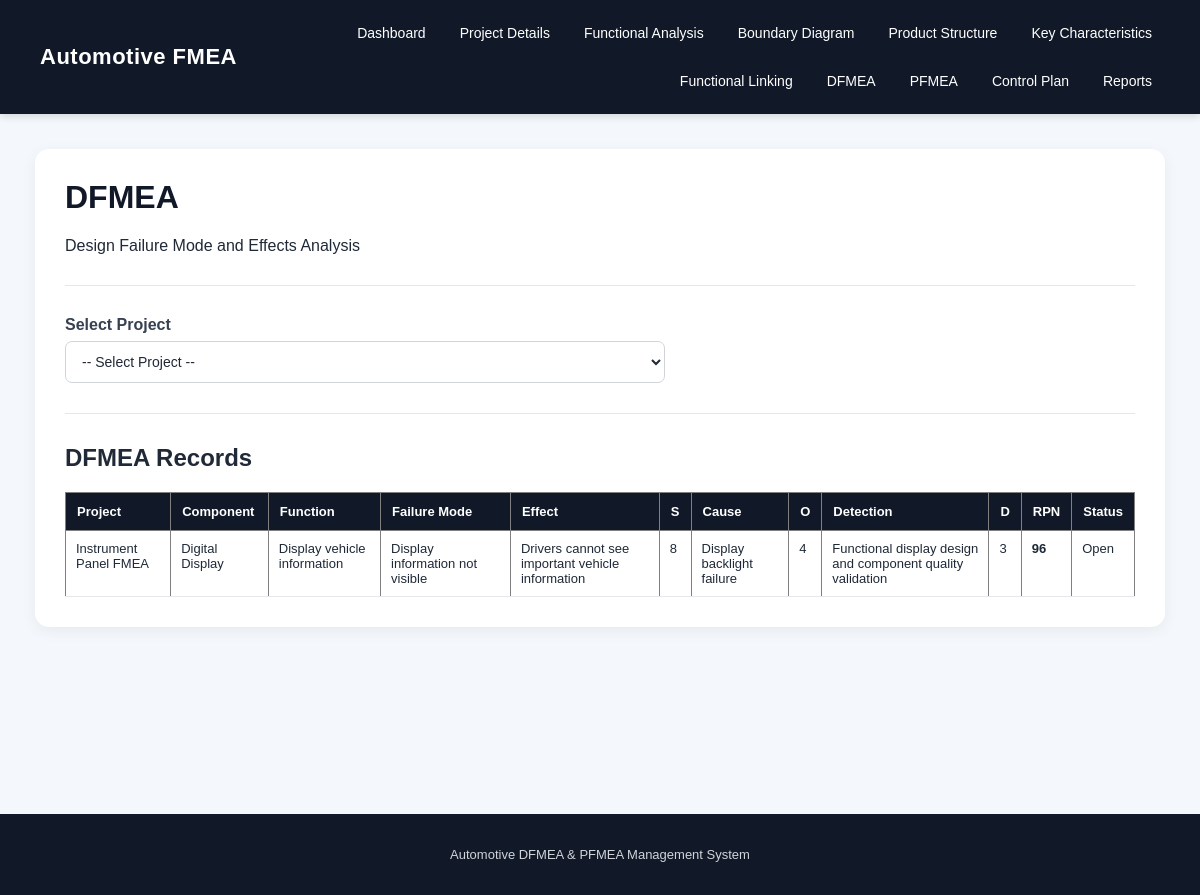
The page /dfmea on the database its author committed.
### tables this page shows
CREATE TABLE dfmea (
            id INTEGER PRIMARY KEY AUTOINCREMENT,
            project_id INTEGER,
            component_id INTEGER,
            function TEXT,
            failure_mode TEXT,
            failure_effect TEXT,
            severity INTEGER,
            cause TEXT,
            occurrence INTEGER,
            prevention_control TEXT,
            detection_control TEXT,
            detection INTEGER,
            rpn INTEGER,
            recommended_action TEXT,
            responsibility TEXT,
            target_date TEXT,
            action_status TEXT,
            FOREIGN KEY (project_id) REFERENCES projects(id),
            FOREIGN KEY (component_id) REFERENCES product_structure(id)
        );

CREATE TABLE projects (
            id INTEGER PRIMARY KEY AUTOINCREMENT,
            project_name TEXT NOT NULL,
            product_name TEXT,
            customer TEXT,
            project_number TEXT,
            created_date TEXT
        );

CREATE TABLE product_structure (
            id INTEGER PRIMARY KEY AUTOINCREMENT,
            project_id INTEGER NOT NULL,
            parent_id INTEGER,
            component_name TEXT NOT NULL,
            component_type TEXT,
            label TEXT,
            part_number TEXT,
            level INTEGER DEFAULT 0,
            description TEXT,
            FOREIGN KEY (project_id) REFERENCES projects(id),
            FOREIGN KEY (parent_id) REFERENCES product_structure(id)
        );

### app.py (the view, shortened to what this page needs)
@app.route("/dfmea", methods=["GET", "POST"])
def dfmea():
    conn = get_db()
    selected_project_id = request.args.get(
        "project_id",
        ""
    )
    projects = conn.execute("""
        SELECT
            id,
            project_name,
            product_name
        FROM projects
        ORDER BY id DESC
    """).fetchall()
    if selected_project_id:
        components = conn.execute("""
            SELECT
                id,
                component_name,
                component_type,
                part_number,
                level
            FROM product_structure
            WHERE project_id = ?
            ORDER BY level, id
        """, (
            selected_project_id,
        )).fetchall()
    else:
        components = []
    records = conn.execute("""
        SELECT
            d.*,
            p.project_name,
            ps.component_name
        FROM dfmea AS d

        LEFT JOIN projects AS p
            ON d.project_id = p.id

        LEFT JOIN product_structure AS ps
            ON d.component_id = ps.id

        ORDER BY d.id DESC
    """).fetchall()
    conn.close()
    return render_template(
        "dfmea.html",
        projects=projects,
        components=components,
        records=records,
        selected_project_id=selected_project_id
    )

### app.py (called while the page is built)
def get_db():
    os.makedirs("database", exist_ok=True)
    conn = sqlite3.connect(DATABASE)
    conn.row_factory = sqlite3.Row
    return conn

### templates/dfmea.html (shortened to what this page needs)
{% extends "base.html" %}
{% block content %}
<div class="container">
    <h1>DFMEA</h1>
    <p>
        Design Failure Mode and Effects Analysis
    </p>
    <hr>
    <form method="GET" action="{{ url_for('dfmea') }}">
        <label><b>Select Project</b></label>
        <select name="project_id" onchange="this.form.submit()" required>
            <option value="">-- Select Project --</option>
        </select>
    </form>
    <hr>
    <h2>DFMEA Records</h2>
    {% if records %}
    <table border="1"
           cellpadding="8"
           cellspacing="0"
           width="100%">
        <tr>
            <th>Project</th>
            <th>Component</th>
            <th>Function</th>
            <th>Failure Mode</th>
            <th>Effect</th>
            <th>S</th>
            <th>Cause</th>
            <th>O</th>
            <th>Detection</th>
            <th>D</th>
            <th>RPN</th>
            <th>Status</th>
        </tr>
        {% for record in records %}
        <tr>
            <td>{{ record['project_name'] }}</td>
            <td>{{ record['component_name'] }}</td>
            <td>{{ record['function'] }}</td>
            <td>{{ record['failure_mode'] }}</td>
            <td>{{ record['failure_effect'] }}</td>
            <td>{{ record['severity'] }}</td>
            <td>{{ record['cause'] }}</td>
            <td>{{ record['occurrence'] }}</td>
            <td>{{ record['detection_control'] }}</td>
            <td>{{ record['detection'] }}</td>
            <td><b>{{ record['rpn'] }}</b></td>
            <td>{{ record['action_status'] }}</td>
        </tr>
        {% endfor %}
    </table>
    {% else %}
    <p>No DFMEA records created yet.</p>
    {% endif %}
</div>
{% endblock %}

### static/css/style.css (style rules this page uses)
* { box-sizing: border-box; }
body { margin: 0; font-family: Arial, Helvetica, sans-serif; background: #f4f7fb; color: #1f2937; }
.container { max-width: 1250px; margin: auto; background: white; padding: 30px; border-radius: 14px; box-shadow: 0 4px 15px rgba(0, 0, 0, 0.06); overflow-x: auto; }
.container h1 { margin-top: 0; color: #111827; }
.container h2 { margin-top: 28px; color: #1f2937; }
form { margin-top: 15px; }
label { display: block; margin-bottom: 7px; color: #374151; font-weight: 500; }
input, select, textarea { width: 100%; max-width: 600px; padding: 11px 12px; border: 1px solid #d1d5db; border-radius: 7px; font-size: 14px; background: white; color: #1f2937; }
table { border-collapse: collapse; margin-top: 15px; background: white; width: 100%; }
th { background: #111827; color: white; padding: 11px; text-align: left; font-size: 13px; white-space: nowrap; }
td { padding: 10px; border-bottom: 1px solid #e5e7eb; font-size: 13px; vertical-align: top; }
.container table { min-width: 800px; }
hr { border: none; border-top: 1px solid #e5e7eb; margin: 30px 0; }

### rows shown on the page
dfmea: project_name "Instrument Panel FMEA", component_name "Digital Display", function "Display vehicle information", failure_mode "Display information not visible", failure_effect "Drivers cannot see important vehicle information", severity "8", cause "Display backlight failure", occurrence "4", detection_control "Functional display design and component quality validation", detection "3", rpn "96", action_status "Open"
